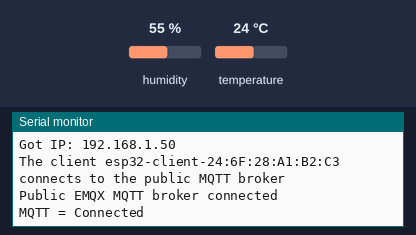
Bench run of a sketch on a simulated ESP8266 (NodeMCU). Parts: the last lines printed to the serial monitor. Inputs (shaded band) come from the test bench; at power-on: humidity 55 %, temperature 24 °C. WiFi joins after 1.5 s; servers stay silent unless stated; no MQTT or app messages arrive unless stated; not simulated (calls return 0 or success): arduino_secrets.h.

Above: at 3.2 s.
3.3 s: humidity set to 22 %
At 8.3 s:
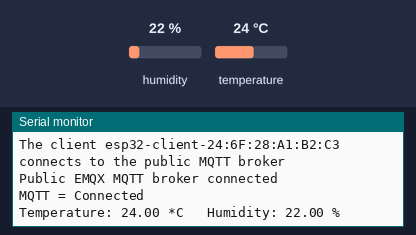
13.5 s: temperature set to 12 °C
At 17.5 s:
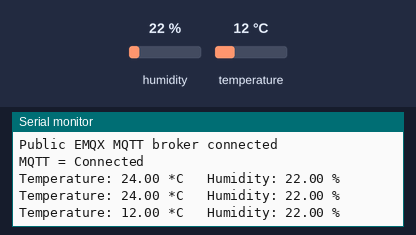
21.0 s: humidity set to 40 %
At 22.8 s:
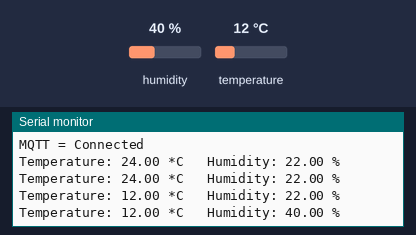

Measured:
- after the input at 3.3 s, the serial monitor: prints a new line after 3.8 s (image 1)
- after the input at 13.5 s, the serial monitor: prints a new line after 3.6 s (image 2)
- after the input at 21.0 s, the serial monitor: prints a new line after 1.1 s (image 3)

The sketch:

DHT22.ino
```cpp
 /*
 *     Project    : DHT22 to Home Assistant by MQTT
 *     Versie     : 1.0
 *     Datum      : 03-2024
 *     Schrijver  : Ap Matteman
 *
 *     Versie 1.0 : basic
 *
 */

#include <ESP8266WiFi.h>         // For WiFi
#include <PubSubClient.h>        // For MQTT
#include <DHT.h>                 // For DHT22 sensor
#include "arduino_secrets.h"     // My Passwords

// DHT22 Sensor
#define DHTTYPE DHT22
uint8_t DHTPin = D5; // DTH22 sensor - Inside temp & humidity
DHT dht(DHTPin, DHTTYPE);

// WiFi
const char *ssid = YourSSID; // Enter your Wi-Fi name
const char *password = YourWiFiPassWord;  // Enter Wi-Fi password

// MQTT Broker
const char *mqtt_broker = YourMQTTserver;
const char *mqtt_username = YourMQTTuser;
const char *mqtt_password = YourMQTTpassword;
const int mqtt_port = 1883;
int WiFiTry = 0;                // nr of times the WiFi is not available
int MQTTtry = 0;                // nr of times the MQTT is not available
WiFiClient espClient;
PubSubClient MQTTclient(espClient);


void Connect2WiFi() {
  //Connect with WiFi network
  WiFiTry = 0;
   WiFi.begin(ssid, password);
   Serial.println("Connecting to WiFi");
  //Try to connect to WiFi for 11 times
  while (WiFi.status() != WL_CONNECTED && WiFiTry < 11) {

    ++WiFiTry;
    // Serial.print("WiFi status: ");; Serial.println(WiFi.status());
    // Serial.print("WiFiTry: ");; Serial.println(WiFiTry);
    delay(1000);
  }
  Serial.println("");
  Serial.print("WiFiTry: ");; Serial.println(WiFiTry);
  Serial.print("Got IP: ");  Serial.println(WiFi.localIP());

}

void Connect2MQTT(){
  //connecting to a mqtt broker
  MQTTtry = 0;
  while ((!MQTTclient.connected() && MQTTtry < 16)) {
      String client_id = "esp32-client-";
      client_id += String(WiFi.macAddress());
      Serial.printf("The client %s connects to the public MQTT broker\n", client_id.c_str());
      if (MQTTclient.connect(client_id.c_str(), mqtt_username, mqtt_password)) {
          Serial.println("Public EMQX MQTT broker connected");
          break;
      } else {
          Serial.print("failed with state ");
          Serial.print(MQTTclient.state());
          delay(2000);
      }
      ++MQTTtry;
      Serial.print("#");
  }
   // Subscribe, voor iedere Topic een regel. Wildcards werken (momenteel) niet :(
  MQTTclient.subscribe("lora/testlights/power");
  Serial.println("MQTT = Connected");
}

void setup() {
  // put your setup code here, to run once:
  // Set software serial baud to 115200;
  Serial.begin(115200);

  pinMode(DHTPin, INPUT);
  dht.begin();

  //Connect to WiFi and MQTT
  WiFi.begin(ssid, password);
  Connect2WiFi();
  MQTTclient.setServer(mqtt_broker, mqtt_port);
  Connect2MQTT();

}

void loop() {
  // put your main code here, to run repeatedly:
  float Temperature;
  float Humidity;
  delay(5000);  // Wait 5 seconds

  Temperature = dht.readTemperature(); // Gets the values of the temperature
  Humidity = dht.readHumidity(); // Gets the values of the humidity
  // Writing to serial port
  Serial.println();
  Serial.print("Temperature: "); Serial.print(Temperature); Serial.print(" *C   ");
  Serial.print("Humidity: "); Serial.print(Humidity); Serial.print(" %");
  MQTTclient.publish("MQTT/Test/Temperature", String(Temperature).c_str());
  MQTTclient.publish("MQTT/Test/Humidity", String(Humidity).c_str());


}
```
